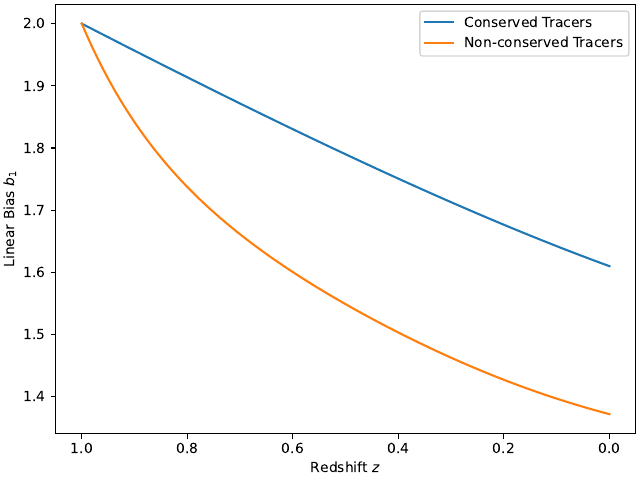

Here is the Python script that generated this plot:
import numpy as np
from scipy import integrate
import matplotlib.pyplot as plt

# cosmological parameters
Omega_m_0 = 0.3089
Omega_lambda_0 = 0.6911

# cosmological functions
# ------------------------------------------------
# Hubble parameter squared
def H2(z):
    return Omega_m_0*(1+z)**3 + Omega_lambda_0


# density parameters
def Omega_m(z):
    return Omega_m_0 * (1+z)**3 / H2(z)


def Omega_lambda(z):
    return Omega_lambda_0 / H2(z)


# linear growth factor
def D(z):
    return 2.5*Omega_m(z)/((1+z)*(Omega_m(z)**(4/7) - Omega_lambda(z) + (1 + Omega_m(z)/2)*(1 + Omega_lambda(z)/70)))


# bias evolution
# ------------------------------------------------
def b_1_conserved_tracers(z, b_1_i):
    return (b_1_i - 1) * D(np.max(z))/D(z) + 1


# sources and sinks of galaxies as a function of time
def A(z, z_star, sigma_0):
    return np.exp(-np.log((z_star+1)/(z+1))**2/(2*sigma_0**2))


def j(z, alpha_1, alpha_2):
    return alpha_1*(1+z)**3 + alpha_2*(1+z)**6


# comoving galaxy number density as a function of time
def n_g(z, n_g_ref, z_ref, z_star, sigma_0, alpha_1, alpha_2):
    integrals = np.ndarray(z.shape[0])
    for i in range(z.shape[0]):
        integrals[i] = integrate.quad(lambda z_: A(z_, z_star, sigma_0)*j(z_, alpha_1, alpha_2)/(1+z_), z[i], z_ref)[0]
    return n_g_ref + integrals


def b_1_non_conserved_tracers(z, b_1_ref, n_g_ref, z_ref, z_star, sigma_0, alpha_1, alpha_2):
    # instantaneous formation bias
    def b_1_star(z):
        return 1 + alpha_2 / (alpha_1/(1+z)**3 + alpha_2)


    integrals = np.ndarray(z.shape[0])
    number_density = n_g(z, n_g_ref, z_ref, z_star, sigma_0, alpha_1, alpha_2)
    for i in range(z.shape[0]):
        integrals[i] = integrate.quad(lambda z_: A(z_, z_star, sigma_0)*j(z_, alpha_1, alpha_2)*(b_1_star(z_) - 1)*D(z_)/(1+z_), z[i], z_ref)[0]
    return 1 + (b_1_ref - 1)*number_density[np.argmax(z)]*D(np.max(z))/(number_density*D(z)) + 1/(number_density*D(z)) * integrals


if __name__ == "__main__":
    import h5py

    with h5py.File("bias_evolution/number_density_evolution.hdf5", "r") as number_density_save:
        z_star, sigma_0, alpha_1, alpha_2 = np.array(number_density_save["const_stellar_mass/11.5<m<inf/params"])

    with h5py.File("number_density/number_density_const_stellar_mass.hdf5", "r") as number_density_save:
        z = np.array(number_density_save["11.5<m<inf/z"])
        n_g_i = number_density_save["11.5<m<inf/n_g"][-1]
        n_g_f = number_density_save["11.5<m<inf/n_g"][0]

    with h5py.File("bias_evolution/bias_measurements.hdf5", "r") as bias_save:
        b_1_i = bias_save["const_stellar_mass/11.5<m<inf/b_1"][-1]
        b_1_f = bias_save["const_stellar_mass/11.5<m<inf/b_1"][0]

    z = np.linspace(1, 0, 100)

    fig, ax = plt.subplots(1, 1, layout="constrained")
    
    ax.plot(z, b_1_conserved_tracers(z, 2), label="Conserved Tracers")
    ax.plot(z, b_1_non_conserved_tracers(z, 2, 1, 1, 0.3, 0.2, 4, 1), label="Non-conserved Tracers")

    # ax.plot(z, n_g(z, n_g_i, np.max(z), z_star, sigma_0, alpha_1, alpha_2), label="Past-anchored")
    # ax.plot(z, n_g(z, n_g_f, np.min(z), z_star, sigma_0, alpha_1, alpha_2), label="Present-anchored", linestyle="dashed")

    # ax.plot(z, b_1_non_conserved_tracers(z, b_1_i, n_g_i, np.max(z), z_star, sigma_0, alpha_1, alpha_2), label="Past-anchored")
    # ax.plot(z, b_1_non_conserved_tracers(z, b_1_f, n_g_f, np.min(z), z_star, sigma_0, alpha_1, alpha_2), label="Present-anchored", linestyle="dashed")

    ax.invert_xaxis()

    ax.set_ylabel("Linear Bias $b_1$")
    ax.set_xlabel("Redshift $z$")
    ax.legend()

    fig.savefig("bias_evolution/bias_models.pdf")